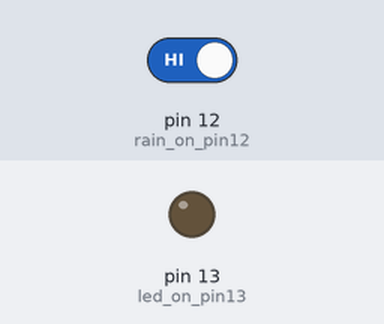
Bench run of a sketch on a simulated Arduino Uno, built with avr-gcc and run on an emulated ATmega328P. Parts: output pins drawn as LEDs (lit = HIGH). Inputs (shaded band) come from the test bench; at power-on: pin 12 (rain_on_pin12) HIGH.

Above: at 1.2 s.
1.3 s: pin 12 (rain_on_pin12) driven LOW
At 1.9 s:
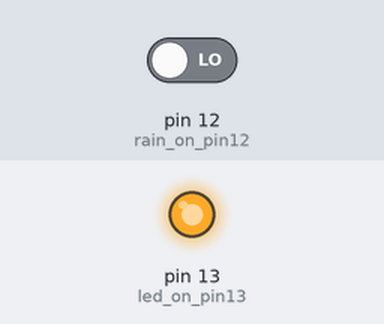
Timing chart, 0 to 4.3 s (numbered marks = the images above; inputs shaded):
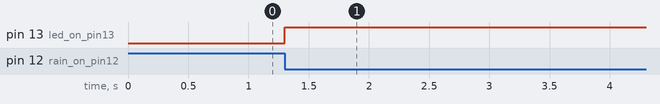

The sketch:

CapteurPluie.ino
```cpp
void setup() {
  pinMode(12, INPUT); //rain on pin12
  pinMode(13, OUTPUT); //led on pin13

}

void loop() {
  if(digitalRead(12) ==LOW){
    digitalWrite(13, HIGH);
    delay(500);
  }

}
```

Measured:
- after the input at 1.3 s, pin 13 (led_on_pin13): LOW → HIGH at once
